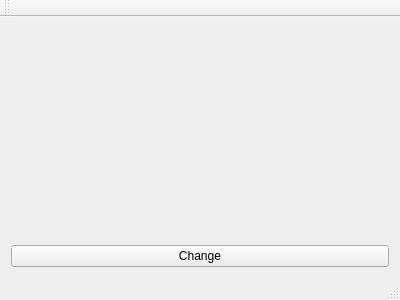
<?xml version="1.0" encoding="UTF-8"?>
<ui version="4.0">
 <class>MainWindow</class>
 <widget class="QMainWindow" name="MainWindow">
  <property name="geometry">
   <rect>
    <x>0</x>
    <y>0</y>
    <width>400</width>
    <height>300</height>
   </rect>
  </property>
  <property name="windowTitle">
   <string>MainWindow</string>
  </property>
  <widget class="QWidget" name="centralWidget">
   <layout class="QVBoxLayout" name="verticalLayout">
    <item>
     <widget class="QRCode" name="widget" native="true"/>
    </item>
    <item>
     <widget class="QPushButton" name="pushButton">
      <property name="text">
       <string>Change</string>
      </property>
     </widget>
    </item>
   </layout>
  </widget>
  <widget class="QMenuBar" name="menuBar">
   <property name="geometry">
    <rect>
     <x>0</x>
     <y>0</y>
     <width>400</width>
     <height>22</height>
    </rect>
   </property>
  </widget>
  <widget class="QToolBar" name="mainToolBar">
   <attribute name="toolBarArea">
    <enum>TopToolBarArea</enum>
   </attribute>
   <attribute name="toolBarBreak">
    <bool>false</bool>
   </attribute>
  </widget>
  <widget class="QStatusBar" name="statusBar"/>
 </widget>
 <layoutdefault spacing="6" margin="11"/>
 <customwidgets>
  <customwidget>
   <class>QRCode</class>
   <extends>QWidget</extends>
   <header location="global">qrcode.h</header>
   <container>1</container>
  </customwidget>
 </customwidgets>
 <resources/>
 <connections/>
</ui>
